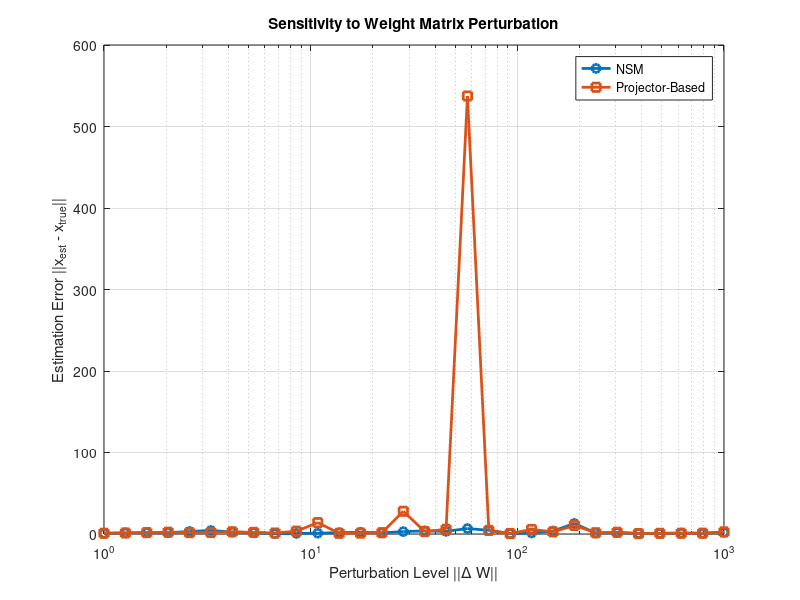

This figure's MATLAB source:
clear
clc
close all

% Parameters
n_meas = 9;
n_x = 2;
n_c = 2;
n_trials = 30;
perturb_levels = logspace(0, 3, n_trials); % From small to large perturbations

rng(0); % Reproducibility

% True parameters
x_true = [1; -2];
c_true = [5; -6.0];

% Model matrices
A = randn(n_meas, n_x);
B = randn(n_meas, n_c);

% True noise covariance and weight
R_true = diag(linspace(0.5, 2.0, n_meas));
W_true = inv(R_true);

% Simulate true noise and observations
noise = mvnrnd(zeros(1, n_meas), R_true)';
l = A * x_true + B * c_true + noise;

% Left null space of B
N = null(B');

% Preallocate error arrays
err_nsm = zeros(1, n_trials);
err_proj = zeros(1, n_trials);

% Loop over perturbation levels
for i = 1:n_trials
    E = randn(n_meas);
    E = 0.5 * (E + E'); % Symmetrize

    % Perturbation matrix (symmetric noise)
    perturb = perturb_levels(i) * E ;
   % % perturb = diag([ones(1, n_meas)].*perturb_levels(i));

    % Perturbed weight matrix
    R_pert = R_true + perturb; 
    W_pert = inv(R_pert);

    % Ensure W_pert is positive definite (project to SPD if needed)
    [V,D] = eig(W_pert);
    D = max(D, 1e-6); % prevent negative eigenvalues
    W_pert = V * D * V';

    % NSM method
    A_nsm = N' * A;
    l_nsm = N' * l;
    W_nsm = N' * W_pert * N;
    x_hat_nsm = (A_nsm' * W_nsm * A_nsm) \ (A_nsm' * W_nsm * l_nsm);

    % Projector-based method
    P = eye(n_meas) - B * ((B' * W_pert * B) \ (B' * W_pert));
    A_proj = P * A;
    l_proj = P * l;
    x_hat_proj = (A_proj' * W_pert * A_proj) \ (A_proj' * W_pert * l_proj);

    % Store estimation errors
    err_nsm(i) = norm(x_hat_nsm - x_true);
    err_proj(i) = norm(x_hat_proj - x_true);
end

% Plotting
figure;
semilogx(perturb_levels, err_nsm, '-o', 'LineWidth', 2); hold on;
semilogx(perturb_levels, err_proj, '-s', 'LineWidth', 2);
xlabel('Perturbation Level ||\Delta W||');
ylabel('Estimation Error ||x_{est} - x_{true}||');
legend('NSM', 'Projector-Based');
title('Sensitivity to Weight Matrix Perturbation');
grid on;
